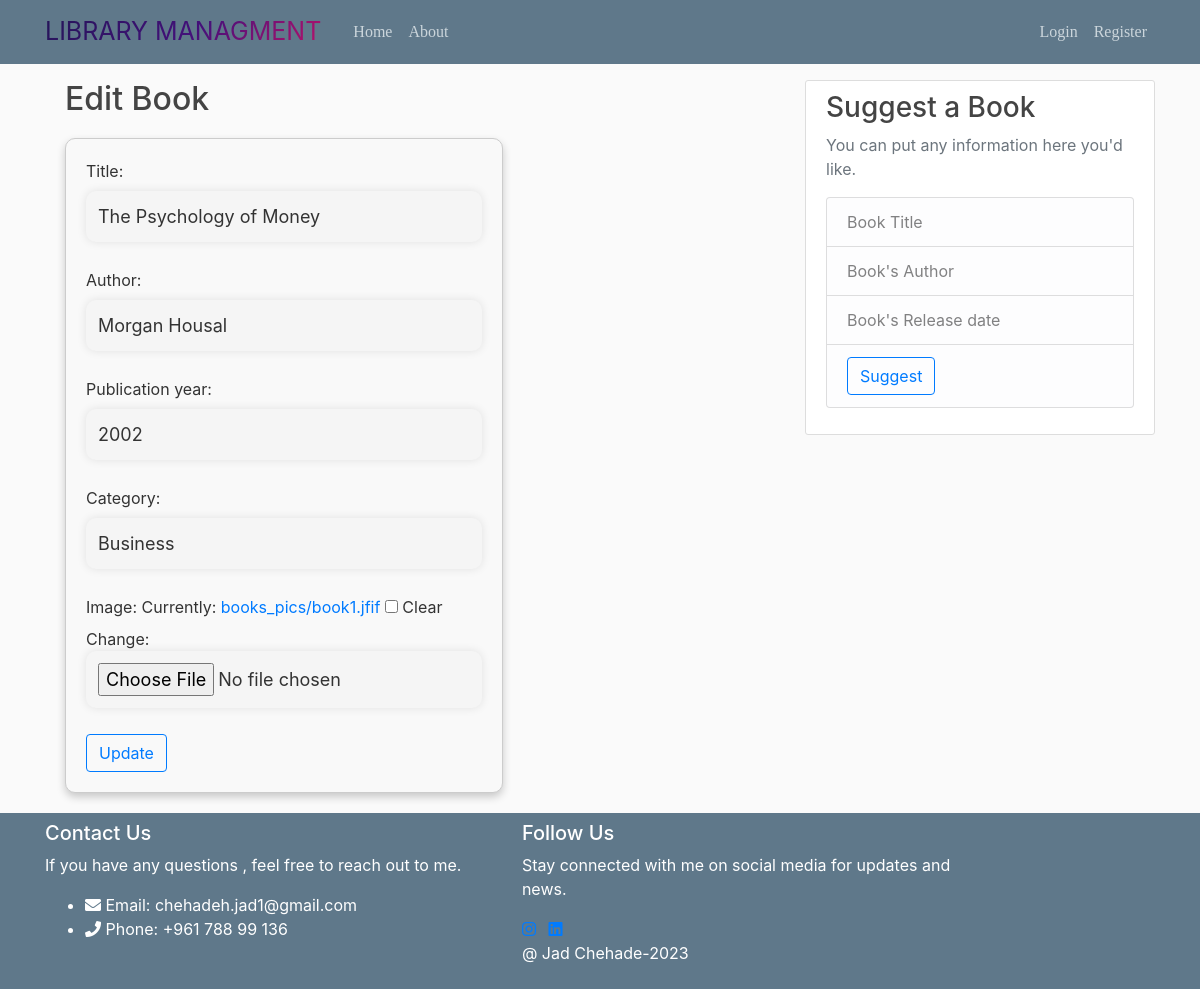
The page /update/47/ on the database its author committed.
### bookmanager/models.py (models this page shows, shortened)
class LibraryBook(models.Model):
    title = models.CharField(max_length=200)
    author = models.CharField(max_length=100)
    publication_year = models.PositiveIntegerField()
    category = models.CharField(max_length=50)
    image=models.ImageField(blank='True',null='True',upload_to='books_pics')

### bookmanager/views.py (the view, shortened to what this page needs)
# urls.py: path('update/<int:pk>/', views.LibraryBookUpdateView.as_view(), name='book_update'),
class LibraryBookUpdateView(UpdateView): #this is classed based view that uses generic update view for updating a record in database #
    model = LibraryBook
    form_class = LibraryBookForm
    template_name = 'book_update.html'
    success_url = '/'

### bookmanager/forms.py
class LibraryBookForm(forms.ModelForm):
    class Meta:
        model = LibraryBook
        fields = ['title', 'author', 'publication_year', 'category', 'image']

### bookmanager/templates/book_update.html (shortened to what this page needs)
{% extends 'base.html' %}
{% load static %}
{% block content %}
<link rel="stylesheet" type="text/css" href="{% static 'bookmanager/styles.css' %}">
  <h2 style="margin-left: 20px;">Edit Book</h2>
  <form method="post">
    {{ form.as_p }}
    <button type="submit" class="btn btn-outline-primary">Update</button>
  </form>
{% endblock %}

### bookmanager/static/bookmanager/main.css (style rules this page uses)
h1, h2, h3, h4, h5, h6 { color: #444444; }

### bookmanager/static/bookmanager/styles.css (style rules this page uses)
form { margin: 20px; padding: 20px; border: 1px solid #ccc; background-color: #f9f9f9; }
input[type="text"], input[type="email"] { width: 50%; padding: 10px; margin-bottom: 10px; border: 1px solid #ccc; border-radius: 4px; background-color: #f9f9f9; border-color:blue; font-size: 16px; cursor: pointer; }
input[type="file"] { width: 100%; padding: 10px; margin-bottom: 10px; border: 1px solid #ccc; border-radius: 4px; background-color: #f9f9f9; font-size: 16px; cursor: pointer; }
input[type="number"] { width: 100%; padding: 10px; margin-bottom: 10px; border: 1px solid #ccc; border-radius: 4px; background-color: #f9f9f9; font-size: 16px; border-color:blue; }

### bookmanager/templates/base.html (style rules this page uses)
body { background: #fafafa; color: #333333; margin-top: 5rem; }

### bookmanager/templates/book_update.html (style rules this page uses)
form { background-color: rgb(91,120,138); border: 1px solid #ddd; border-radius: 10px; padding: 20px; width: 60%; margin: 0 auto; box-shadow: 0 4px 8px rgba(0, 0, 0, 0.2); margin-bottom: 20px; }
form input[type="text"], form input[type="email"], form input[type="file"], form input[type="number"] { margin-bottom: 10px; }
form input[type="text"], form input[type="email"], form input[type="file"], form input[type="number"] { width: 100%; padding: 12px; border: none; border-radius: 10px; background-color: #f5f5f5; color: #333; font-size: 18px; box-shadow: 0 0 10px rgba(0, 0, 0, 0.1); cursor: pointer; transition: background-color 0.3s, transform 0.3s ease; }

### rows shown on the page
LibraryBook: title "The Psychology of Money", author "Morgan Housal", publication_year "2002", category "Business"
